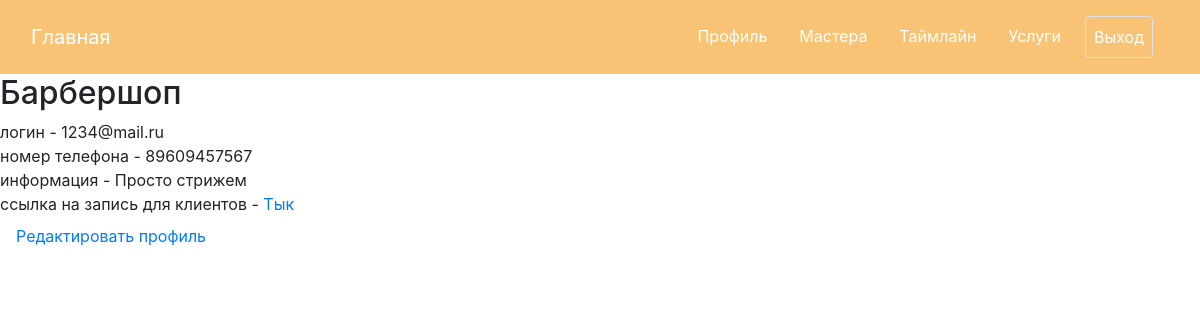
The page /profile (signed in) on the database as committed earlier.
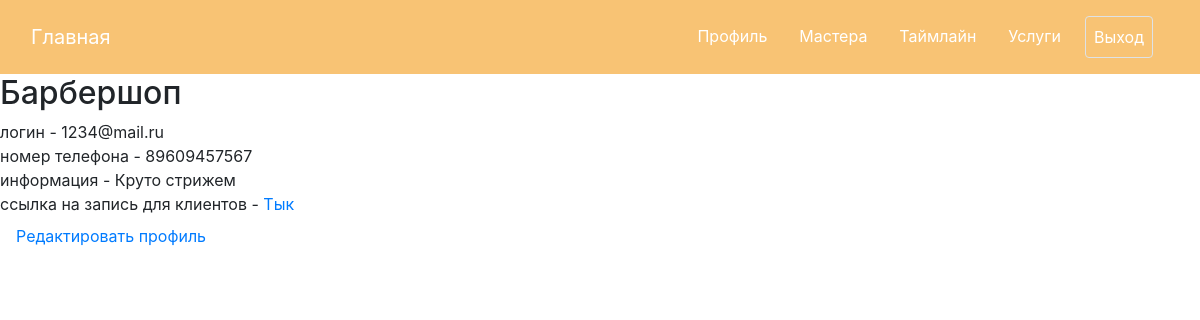
The same page on the database as committed later.
### data/admin.py (models this page shows, shortened)
class Admin(SqlAlchemyBase, UserMixin):
    __tablename__ = 'admins'
    id = sqlalchemy.Column(sqlalchemy.Integer, primary_key=True, autoincrement=True)
    name = sqlalchemy.Column(sqlalchemy.String, nullable=False)
    login = sqlalchemy.Column(sqlalchemy.String, nullable=False)
    hashed_password = sqlalchemy.Column(sqlalchemy.String, nullable=False)
    number = sqlalchemy.Column(sqlalchemy.String, nullable=False)
    info = sqlalchemy.Column(sqlalchemy.Text, nullable=False)

### main.py (the view)
@app.route("/profile")
@login_required
def profile():
    return render_template('profile.html', name=current_user.name, login=current_user.login,
                           number=current_user.number, info=current_user.info, id=current_user.id)

### data/db_session.py (called while the page is built)
def create_session() -> Session:
    global __factory
    return __factory()

### main.py (called while the page is built)
@login_manager.user_loader
def load_user(user_id):
    db_sess = db_session.create_session()
    return db_sess.get(Admin, int(user_id))

### templates/profile.html
{% extends "base.html" %}
{% block content %}
<div>
    <h2>{{ name }}</h2>
    логин - {{ login }}
    <br>номер телефона - {{ number }}
    <br>информация - {{ info }}
    <br>ссылка на запись для клиентов - <a href="/record/{{ id }}">Тык</a>
    <a class="nav-link active text-left" href="/profile/change_profile">Редактировать профиль</a>
</div>
{% endblock %}

Rows that differ between the two databases and show on the page:
changed Admin "Барбершоп": info "Просто стрижем" → "Круто стрижем"
